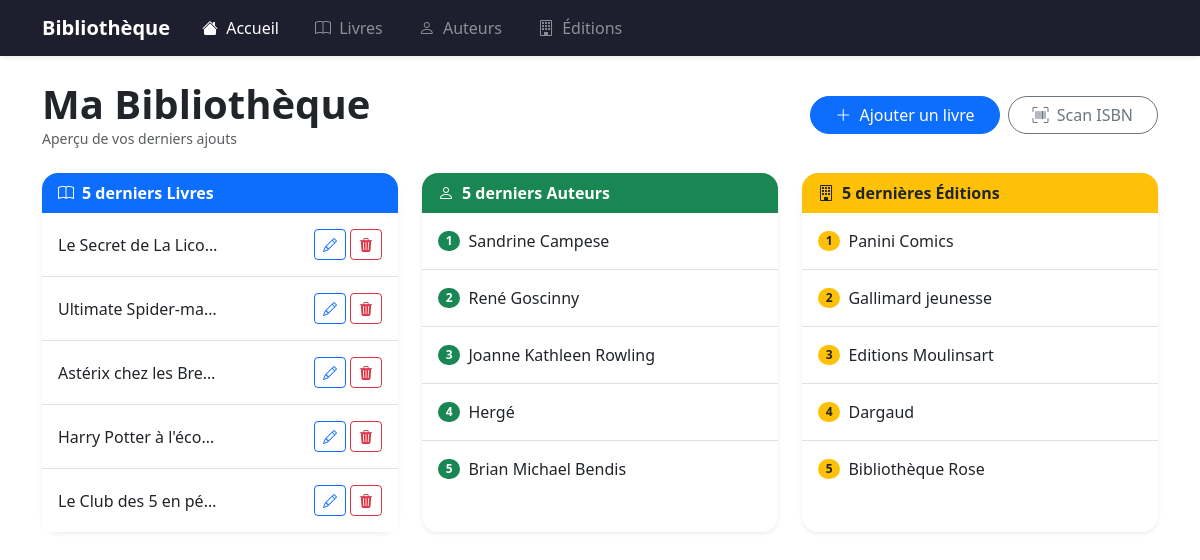
Before: / with the older database file.
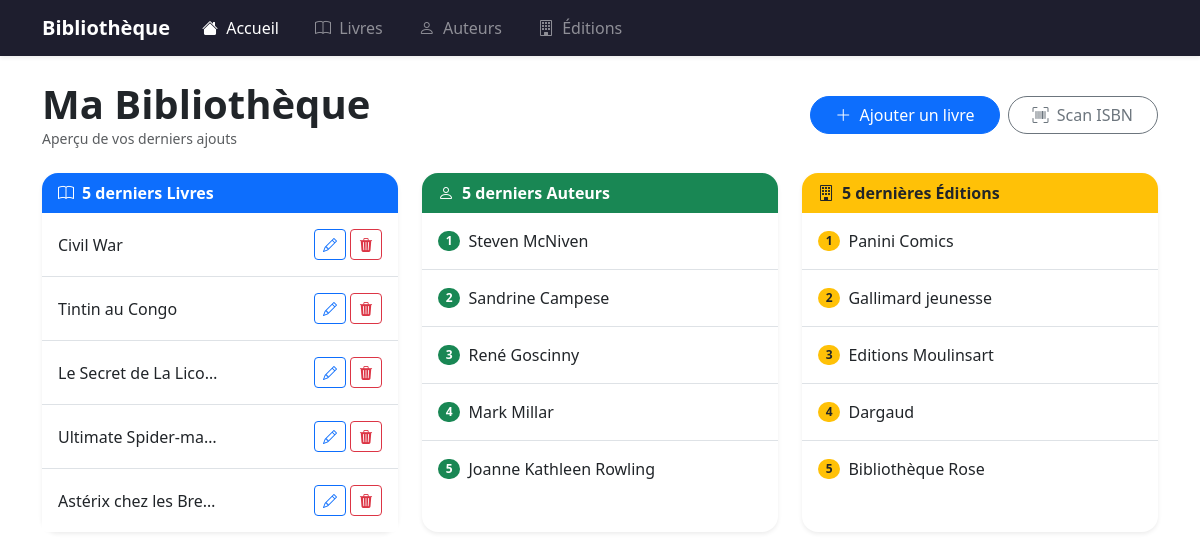
After: the same page with the newer database file.
### bibliotheque/models.py (models this page shows, shortened)
class Livre(models.Model):
    titre = models.CharField(max_length=250)
    description = models.TextField()
    date_parution = models.PositiveIntegerField("Date de Parution")
    isbn = models.CharField(max_length=20)
    auteur = models.ManyToManyField(Auteur)
    categorie = models.ForeignKey(Categorie, on_delete=models.CASCADE)
    edition = models.ForeignKey(Edition, on_delete=models.CASCADE)
    def __str__(self):
        return self.titre

class Auteur(models.Model):
    nom = models.CharField(max_length=255)
    def __str__(self):
        return self.nom

class Edition(models.Model):
    libelle = models.CharField(max_length=200)
    def __str__(self):
        return self.libelle

### bibliotheque/views.py (the view)
# urls.py: path("", views.IndexViews.as_view(), name="index"),
class IndexViews(generic.ListView):
    context_object_name = "livres"
    model = Livre
    def get_queryset(self):
        return Livre.objects.order_by("-id")[:5]
    def get_context_data(self, **kwargs):
        context = super().get_context_data(**kwargs)
        context["auteur"] = Auteur.objects.all().order_by("-nom")[:5]
        context["edition"] = Edition.objects.all().order_by("-libelle")[:5]
        return context

### bibliotheque/templates/bibliotheque/livre_list.html
{% extends 'bibliotheque/base.html' %}
{% block content %}
<div class="d-flex justify-content-between align-items-center mb-4">
  <div>
    <h1 class="fw-bold mb-0">Ma Bibliothèque</h1>
    <p class="text-muted small mb-0">Aperçu de vos derniers ajouts</p>
  </div>
  <div class="d-flex gap-2">
    <a href="{% url 'bibliotheque:ajouter' %}" class="btn btn-primary rounded-pill px-4">
      <i class="bi bi-plus-lg me-1"></i> Ajouter un livre
    </a>
    <a href="{% url 'bibliotheque:isbn' %}" class="btn btn-outline-secondary rounded-pill px-4">
      <i class="bi bi-upc-scan me-1"></i> Scan ISBN
    </a>
  </div>
</div>
<div class="row g-4">
  <div class="col-md-4">
    <div class="card h-100 shadow-sm border-0 rounded-4">
      <div class="card-header bg-primary text-white fw-semibold rounded-top-4 border-0">
        <i class="bi bi-book me-2"></i>5 derniers Livres
      </div>
      <ul class="list-group list-group-flush">
        {% for livre in livres %}
        <li class="list-group-item d-flex justify-content-between align-items-center py-3">
          <a href="{% url 'bibliotheque:details' livre.id %}"
             class="text-decoration-none text-dark fw-medium text-truncate me-2"
             style="max-width: 160px;">
            {{ livre }}
          </a>
          <div class="d-flex gap-1 flex-shrink-0">
            <a href="{% url 'bibliotheque:modifier' livre.id %}" class="btn btn-sm btn-outline-primary">
              <i class="bi bi-pencil"></i>
            </a>
            <a href="{% url 'bibliotheque:delete' livre.id %}" class="btn btn-sm btn-outline-danger">
              <i class="bi bi-trash3-fill"></i>
            </a>
          </div>
        </li>
        {% endfor %}
      </ul>
    </div>
  </div>
  <div class="col-md-4">
    <div class="card h-100 shadow-sm border-0 rounded-4">
      <div class="card-header bg-success text-white fw-semibold rounded-top-4 border-0">
        <i class="bi bi-person me-2"></i>5 derniers Auteurs
      </div>
      <ul class="list-group list-group-flush">
        {% for auteurs in auteur %}
        <li class="list-group-item d-flex align-items-center gap-2 py-3">
          <span class="badge bg-success rounded-pill">{{ forloop.counter }}</span>
          {{ auteurs }}
        </li>
        {% endfor %}
      </ul>
    </div>
  </div>
  <div class="col-md-4">
    <div class="card h-100 shadow-sm border-0 rounded-4">
      <div class="card-header bg-warning fw-semibold rounded-top-4 border-0">
        <i class="bi bi-building me-2"></i>5 dernières Éditions
      </div>
      <ul class="list-group list-group-flush">
        {% for editions in edition %}
        <li class="list-group-item d-flex align-items-center gap-2 py-3">
          <span class="badge bg-warning text-dark rounded-pill">{{ forloop.counter }}</span>
          {{ editions }}
        </li>
        {% endfor %}
      </ul>
    </div>
  </div>
</div>
{% endblock %}

Changed rows visible on the page:
no longer on this page (row unchanged): Livre: titre "Harry Potter à l'éco…"
no longer on this page (row unchanged): Livre: titre "Le Club des 5 en péril"
no longer on this page (row unchanged): Auteur: nom "Hergé"
no longer on this page (row unchanged): Auteur: nom "Brian Michael Bendis"
added Livre: titre "Civil War"
added Livre: titre "Tintin au Congo"
added Auteur: nom "Steven McNiven"
added Auteur: nom "Mark Millar"
